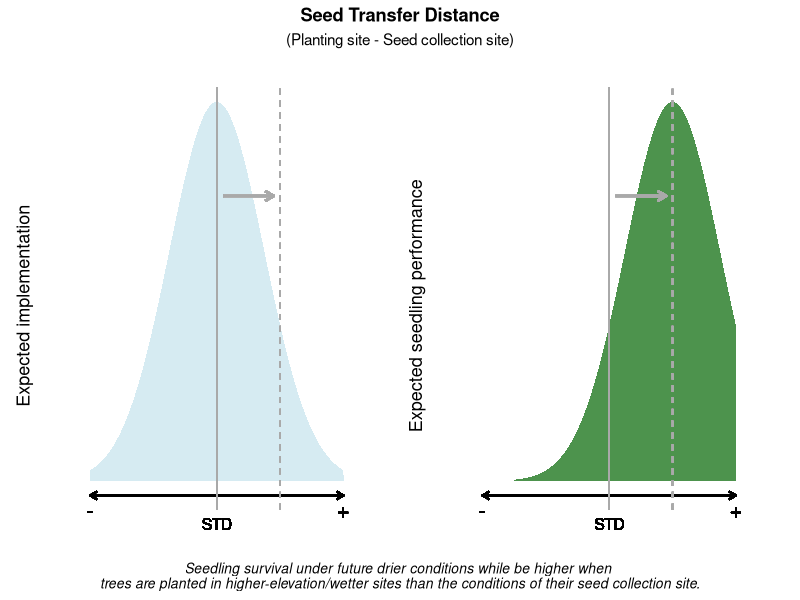
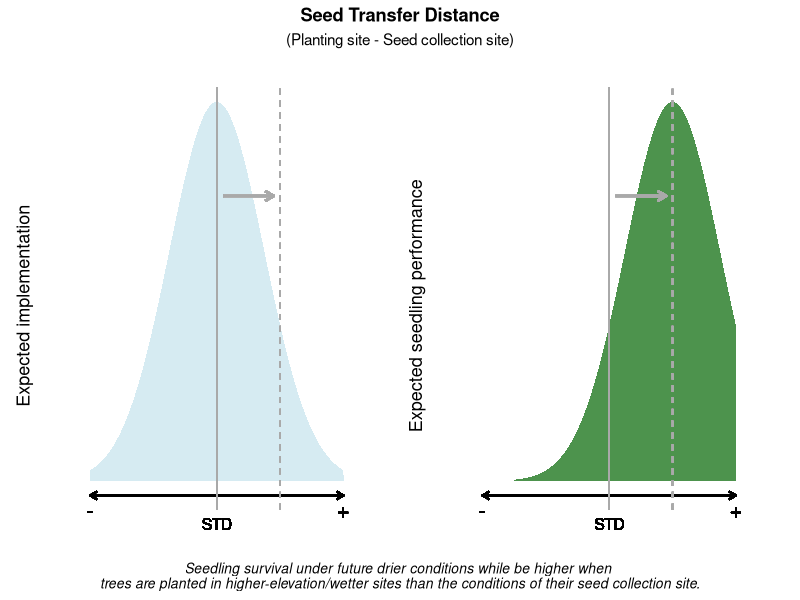
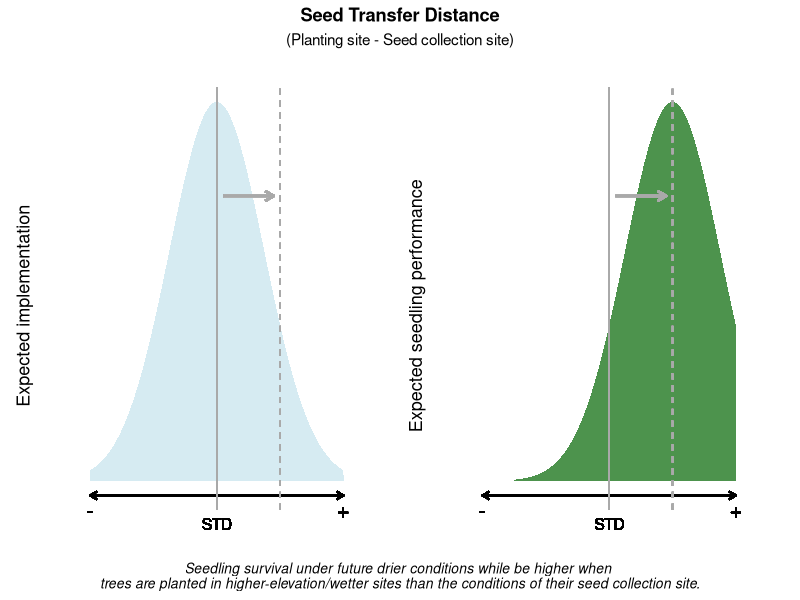

The R script that drew these images, in order:
# Load libraries
library(ggplot2)
library(patchwork)
setwd("/Volumes/GoogleDrive/My Drive/Seed Transfer Project/Figures")

# Normal distribution
x_vals <- seq(-5, 5, length.out = 300)
df<- data.frame(
  x = x_vals,
  y = dnorm(x_vals, mean = 0, sd = 1.5))
max_y<- max(df$y)

# Panel 1 with conceptual x-axis
p1 <- ggplot(df[df$x > -4 & df$x < 4,], aes(x = x, y = y)) +
  geom_area(alpha = 0.5, fill = "lightblue") +
  geom_segment(aes(x = -4, y = -0.01, xend = 4, yend = -0.01),
               arrow = arrow(length = unit(0.2, "cm"), ends = "both"), color = "black", size = 0.6) +
  geom_text(aes(x = -4, y = -0.02, label = "-"), color = "black", size = 5) +
  geom_text(aes(x = 4, y = -0.02, label = "+"), color = "black", size = 5) +
  geom_segment(aes(x = 0, y = -0.02, xend = 0, yend = max_y + 0.01), linetype = "solid", color = "darkgrey") +
  geom_segment(aes(x = 2, y = -0.02, xend = 2, yend = max_y + 0.01), linetype = "dashed", color = "darkgrey") +
  geom_segment(aes(x = 0.2, y = 0.2, xend = 1.8, yend = 0.2),
               arrow = arrow(length = unit(0.25, "cm"), ends = "last"),
               color = "darkgrey", size = 0.8) +
  labs(title = NULL, y = "Expected implementation", x = NULL) +
  scale_x_continuous(limits = c(-5, 5), breaks = NULL) +
  geom_text(aes(x = 0, y = -0.03, label = "STD"), color = "black", size = 4) +
  theme_classic(base_size = 13) +
  theme(legend.position = "none",
        axis.line.x = element_blank(),
        axis.ticks.x = element_blank(),
        axis.line.y = element_blank(),
        axis.text.y = element_blank(),
        axis.ticks.y = element_blank())


# Panel 2 with conceptual x-axis and shifted curve
p2 <- ggplot(df[df$x > -6 & df$x < 2,], aes(x = x+2, y = y)) +
  geom_area(fill = "darkgreen", alpha = 0.7) +
  geom_segment(aes(x = -4, y = -0.01, xend = 4, yend = -0.01),
               arrow = arrow(length = unit(0.2, "cm"), ends = "both"), color = "black", size = 0.6) +
  geom_text(aes(x = -4, y = -0.02, label = "-"), color = "black", size = 5) +
  geom_text(aes(x = 4, y = -0.02, label = "+"), color = "black", size = 5) +
  geom_segment(aes(x = 0, y = -0.02, xend = 0, yend = max_y + 0.01), linetype = "solid", color = "darkgrey") +
  geom_segment(aes(x = 2, y = -0.02, xend = 2, yend = max_y + 0.01), linetype = "dashed", color = "darkgrey") +
  geom_segment(aes(x = 0.2, y = 0.2, xend = 1.8, yend = 0.2),
               arrow = arrow(length = unit(0.25, "cm"), ends = "last"),
               color = "darkgrey", size = 0.8) +
  labs(y = "Expected seedling performance", title = NULL, x = NULL) +
  scale_x_continuous(limits = c(-5, 5), breaks = NULL) +
  geom_text(aes(x = 0, y = -0.03, label = "STD"), color = "black", size = 4) +
  theme_classic(base_size = 13) +
  theme(legend.position = "none",
        axis.line.x = element_blank(),
        axis.ticks.x = element_blank(),
        axis.line.y = element_blank(),
        axis.text.y = element_blank(),
        axis.ticks.y = element_blank())

# Combine plots side-by-side
combined <- p1 + p2 + plot_layout(nrow = 1)

# Add a caption
c2 <- combined + plot_annotation(
  title = "Seed Transfer Distance",
  subtitle = "(Planting site - Seed collection site)",
  caption = "Seedling survival under future drier conditions while be higher when \ntrees are planted in higher-elevation/wetter sites than the conditions of their seed collection site.",
  theme = theme(
    plot.title = element_text(hjust = 0.5, face = "bold"),
    plot.subtitle = element_text(hjust = 0.5),
    plot.caption = element_text(hjust = 0.5, size = 10, face = "italic")))

c2

ggsave("ConceptualFig_13Aug.svg", c2, width = 7, height = 4, units = "in")
ggsave("ConceptualFig_13Aug.png", c2, width = 7, height = 4, units = "in")



